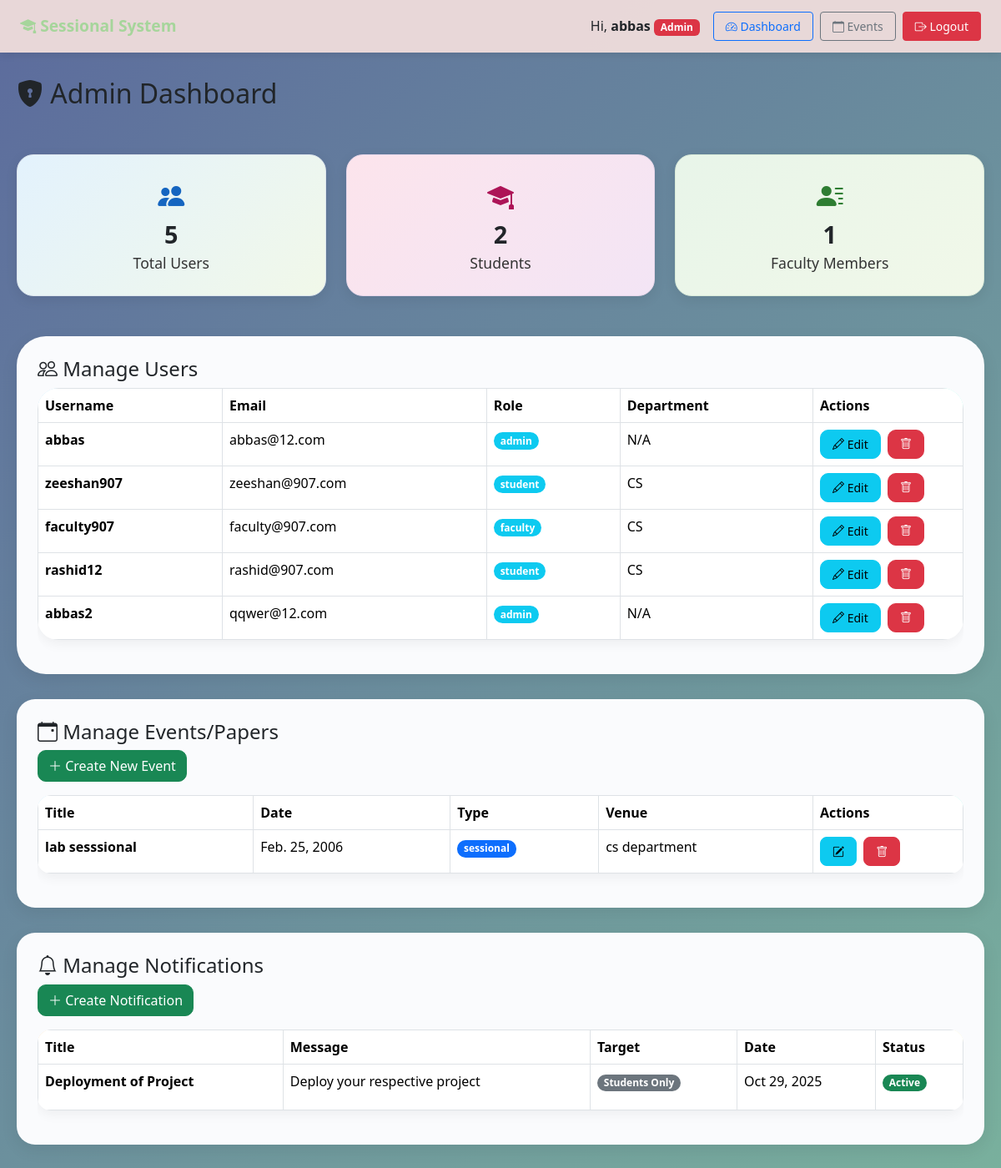
The page /dashboard/ (signed in) on the database its author committed.
### core/models.py (models this page shows, shortened)
class User(AbstractUser):
    ROLE_CHOICES = (
        ('admin', 'Admin'),
        ('faculty', 'Faculty'),
        ('student', 'Student'),
    )
    role = models.CharField(max_length=10, choices=ROLE_CHOICES, default='student')
    phone = models.CharField(max_length=15, blank=True, null=True)
    enrollment_no = models.CharField(max_length=20, blank=True, null=True)
    department = models.CharField(max_length=100, blank=True, null=True)

class Event(models.Model):
    EVENT_TYPE_CHOICES = (
        ('sessional', 'Sessional Exam'),
        ('assignment', 'Assignment'),
        ('project', 'Project'),
        ('quiz', 'Quiz'),
        ('workshop', 'Workshop'),
    )
    title = models.CharField(max_length=200)
    event_type = models.CharField(max_length=20, choices=EVENT_TYPE_CHOICES, default='sessional')
    date = models.DateField()
    time = models.TimeField(blank=True, null=True)
    venue = models.CharField(max_length=200, blank=True)
    description = models.TextField()
    max_marks = models.IntegerField(default=100)
    created_by = models.ForeignKey(User, on_delete=models.CASCADE, related_name='created_events')
    assigned_students = models.ManyToManyField(
        User,
        related_name='assigned_events',
        blank=True,
        limit_choices_to={'role': 'student'}
    )
    created_at = models.DateTimeField(auto_now_add=True)
    updated_at = models.DateTimeField(auto_now=True)
    class Meta:
        ordering = ['-date']

class Notification(models.Model):
    title = models.CharField(max_length=200)
    message = models.TextField()
    created_by = models.ForeignKey(User, on_delete=models.CASCADE, related_name='notifications_created')
    created_at = models.DateTimeField(auto_now_add=True)
    is_active = models.BooleanField(default=True)
    class Meta:
        ordering = ['-created_at']

### core/views.py (the view, shortened to what this page needs)
# urls.py: path('dashboard/', views.dashboard, name='dashboard'),
@login_required
def dashboard(request):
    user = request.user
    notifications = Notification.objects.filter(is_active=True)[:5]
    if user.role == 'student':
        marks = SessionalMark.objects.filter(student=user).select_related('event')
        upcoming_events = Event.objects.filter(date__gte=timezone.now().date())[:5]
        context = {
            'marks': marks,
            'upcoming_events': upcoming_events,
            'notifications': notifications,
            'total_events': marks.count(),
        }
        return render(request, 'student_dashboard.html', context)
    else:  # admin
        users = User.objects.all()
        events = Event.objects.all()
        marks = SessionalMark.objects.all()
        context = {
            'users': users,
            'events': events,
            'total_users': users.count(),
            'total_students': users.filter(role='student').count(),
            'total_faculty': users.filter(role='faculty').count(),
            'total_events': events.count(),
            'total_marks': marks.count(),
            'notifications': notifications,
        }
        return render(request, 'admin_dashboard.html', context)

### core/templates/admin_dashboard.html (shortened to what this page needs)
{% extends 'base.html' %}
{% block content %}
<div class="dashboard-card">
  <h2><i class="bi bi-shield-lock-fill"></i> Admin Dashboard</h2>
  <div class="row g-4 mb-5" style="margin-top: 30px;">
    <div class="col-md-4">
      <div class="stat-card" style="
        background: linear-gradient(135deg, #e3f2fd, #f1f8e9);
        border-radius: 20px;
        padding: 25px;
        text-align: center;
        transition: all 0.3s ease;
        box-shadow: 0 4px 15px rgba(0, 0, 0, 0.08);
        border: 1px solid #dce4ec;
      " onmouseover="this.style.transform='translateY(-6px)'; this.style.boxShadow='0 10px 20px rgba(0, 0, 0, 0.15)';"
         onmouseout="this.style.transform='translateY(0)'; this.style.boxShadow='0 4px 15px rgba(0, 0, 0, 0.08)';">
        <i class="bi bi-people-fill" style="font-size: 2rem; color: #1565c0; margin-bottom: 10px;"></i>
        <div class="number" style="font-size: 1.8rem; font-weight: 600;">{{ total_users }}</div>
        <div style="font-size: 1.1rem; color: #333;">Total Users</div>
      </div>
    </div>
    <div class="col-md-4">
      <div class="stat-card" style="
        background: linear-gradient(135deg, #fce4ec, #f3e5f5);
        border-radius: 20px;
        padding: 25px;
        text-align: center;
        transition: all 0.3s ease;
        box-shadow: 0 4px 15px rgba(0, 0, 0, 0.08);
        border: 1px solid #e6d6e9;
      " onmouseover="this.style.transform='translateY(-6px)'; this.style.boxShadow='0 10px 20px rgba(0, 0, 0, 0.15)';"
         onmouseout="this.style.transform='translateY(0)'; this.style.boxShadow='0 4px 15px rgba(0, 0, 0, 0.08)';">
        <i class="bi bi-mortarboard-fill" style="font-size: 2rem; color: #ad1457; margin-bottom: 10px;"></i>
        <div class="number" style="font-size: 1.8rem; font-weight: 600;">{{ total_students }}</div>
        <div style="font-size: 1.1rem; color: #333;">Students</div>
      </div>
    </div>
    <div class="col-md-4">
      <div class="stat-card" style="
        background: linear-gradient(135deg, #e8f5e9, #f1f8e9);
        border-radius: 20px;
        padding: 25px;
        text-align: center;
        transition: all 0.3s ease;
        box-shadow: 0 4px 15px rgba(0, 0, 0, 0.08);
        border: 1px solid #d8e9d8;
      " onmouseover="this.style.transform='translateY(-6px)'; this.style.boxShadow='0 10px 20px rgba(0, 0, 0, 0.15)';"
         onmouseout="this.style.transform='translateY(0)'; this.style.boxShadow='0 4px 15px rgba(0, 0, 0, 0.08)';">
        <i class="bi bi-person-lines-fill" style="font-size: 2rem; color: #2e7d32; margin-bottom: 10px;"></i>
        <div class="number" style="font-size: 1.8rem; font-weight: 600;">{{ total_faculty }}</div>
        <div style="font-size: 1.1rem; color: #333;">Faculty Members</div>
      </div>
    </div>
  </div>
</div>
<div class="table-container" style="
  background: #fafbfd;
  border-radius: 35px;  /* more round */
  padding: 25px;
  margin-top: 30px;
  box-shadow: 0 6px 20px rgba(0,0,0,0.08);
">
  <h4><i class="bi bi-people"></i> Manage Users</h4>
  <div style="overflow-x: auto; border-radius: 25px;">
    <table class="table table-hover table-bordered" style="
      background: #fff;
      border-radius: 25px;   /* more rounded table edges */
      overflow: hidden;
      box-shadow: 0 4px 15px rgba(0,0,0,0.06);
    ">
      <thead style="
        background: linear-gradient(135deg, #b3e5fc 0%, #a7ffeb 100%);
        color: #004d40;
      ">
        <tr>
          <th>Username</th>
          <th>Email</th>
          <th>Role</th>
          <th>Department</th>
          <th style="width:180px;">Actions</th>
        </tr>
      </thead>
      <tbody>
        {% for user_item in users %}
        <tr style="border-radius: 15px;">
          <td><strong>{{ user_item.username }}</strong></td>
          <td>{{ user_item.email }}</td>
          <td><span class="badge bg-info" style="border-radius: 12px;">{{ user_item.role }}</span></td>
          <td>{{ user_item.department|default:"N/A" }}</td>
          <td>
            <a href="{% url 'edit_user' user_item.pk %}" class="btn btn-info btn-sm me-1" style="border-radius: 10px;">
              <i class="bi bi-pencil"></i> Edit
            </a>
            <a href="{% url 'delete_user' user_item.pk %}" class="btn btn-danger btn-sm"
               style="border-radius: 10px;"
               onclick="return confirm('Delete this user?')">
              <i class="bi bi-trash"></i>
            </a>
          </td>
        </tr>
        {% endfor %}
      </tbody>
    </table>
  </div>
</div>
<div class="table-container" style="
  background: #fafbfd;
  border-radius: 22px;   /* slightly rounder container */
  padding: 25px;
  margin-top: 30px;
  box-shadow: 0 6px 20px rgba(0, 0, 0, 0.08);
">
  <h4><i class="bi bi-calendar-event"></i> Manage Events/Papers</h4>
  <a href="{% url 'event_create' %}" class="btn btn-success mb-3" style="border-radius: 10px;">
    <i class="bi bi-plus-lg"></i> Create New Event
  </a>
  <div style="overflow-x: auto; border-radius: 16px;">
    <table class="table table-hover table-bordered" style="
      background: #fff;
      border-radius: 16px;   /* slightly rounded table edges */
      overflow: hidden;
      box-shadow: 0 4px 15px rgba(0, 0, 0, 0.06);
    ">
      <thead style="
        background: linear-gradient(135deg, #b3e5fc 0%, #a7ffeb 100%);
        color: #004d40;
      ">
        <tr>
          <th>Title</th>
          <th>Date</th>
          <th>Type</th>
          <th>Venue</th>
          <th style="width:180px;">Actions</th>
        </tr>
      </thead>
      <tbody>
        {% for event in events %}
        <tr style="border-radius: 12px;">
          <td><strong>{{ event.title }}</strong></td>
          <td>{{ event.date }}</td>
          <td><span class="badge bg-primary" style="border-radius: 10px;">{{ event.event_type }}</span></td>
          <td>{{ event.venue }}</td>
          <td>
            <a href="{% url 'event_edit' event.pk %}" class="btn btn-info btn-sm me-1" style="border-radius: 8px;">
              <i class="bi bi-pencil-square"></i>
            </a>
            <a href="{% url 'event_delete' event.pk %}" class="btn btn-danger btn-sm"
               style="border-radius: 8px;"
               onclick="return confirm('Delete this event?')">
              <i class="bi bi-trash"></i>
            </a>
          </td>
        </tr>
        {% empty %}
        <tr><td colspan="5" class="text-center text-muted">No events yet</td></tr>
        {% endfor %}
      </tbody>
    </table>
  </div>
</div>
<div class="table-container" style="
  background: #fafbfd;
  border-radius: 22px;   /* slightly rounder container */
  padding: 25px;
  margin-top: 30px;
  box-shadow: 0 6px 20px rgba(0, 0, 0, 0.08);
">
  <h4><i class="bi bi-bell"></i> Manage Notifications</h4>
  <a href="{% url 'notification_create' %}" class="btn btn-success mb-3" style="border-radius: 10px;">
    <i class="bi bi-plus-lg"></i> Create Notification
  </a>
  <div style="overflow-x: auto; border-radius: 16px;">
    <table class="table table-hover table-bordered" style="
      background: #fff;
      border-radius: 16px;   /* slightly rounded table edges */
      overflow: hidden;
      box-shadow: 0 4px 15px rgba(0, 0, 0, 0.06);
    ">
      <thead style="
        background: linear-gradient(135deg, #ffe0b2 0%, #fff9c4 100%);
        color: #4e342e;
      ">
        <tr>
          <th>Title</th>
          <th>Message</th>
          <th>Target</th>
          <th>Date</th>
          <th>Status</th>
        </tr>
      </thead>
      <tbody>
        {% for note in notifications %}
        <tr style="height: 55px;">
          <td><strong>{{ note.title }}</strong></td>
          <td>{{ note.message|truncatewords:12 }}</td>
          <td><span class="badge bg-secondary" style="border-radius: 10px;">{{ note.get_target_role_display }}</span></td>
          <td>{{ note.created_at|date:"M d, Y" }}</td>
          <td>
            {% if note.is_active %}
              <span class="badge bg-success" style="border-radius: 10px;">Active</span>
            {% else %}
              <span class="badge bg-secondary" style="border-radius: 10px;">Inactive</span>
            {% endif %}
          </td>
        </tr>
        {% empty %}
        <tr>
          <td colspan="5" class="text-center text-muted">No notifications yet</td>
        </tr>
        {% endfor %}
      </tbody>
    </table>
  </div>
</div>
{% endblock %}

### core/templates/base.html (shortened to what this page needs)
<!DOCTYPE html>
<html lang="en">
<head>
  <link href="https://cdn.jsdelivr.net/npm/bootstrap@5.3.2/dist/css/bootstrap.min.css" rel="stylesheet">
  <link href="https://cdnjs.cloudflare.com/ajax/libs/bootstrap-icons/1.10.5/font/bootstrap-icons.min.css" rel="stylesheet">
</head>
<body>
  <nav class="navbar navbar-expand-lg navbar-light">
    <div class="container-fluid px-4">
      <a class="navbar-brand" href="{% url 'home' %}">
        <i class="bi bi-mortarboard-fill"></i> Sessional System
      </a>
      {% if user.is_authenticated %}
      <div class="d-flex align-items-center gap-2">
        <span class="me-2">Hi, <strong>{{ user.username }}</strong>
          <span class="badge bg-{% if user.role == 'admin' %}danger{% elif user.role == 'faculty' %}info{% else %}primary{% endif %}">
            {{ user.role|title }}
          </span>
        </span>
        <a href="{% url 'dashboard' %}" class="btn btn-sm btn-outline-primary">
          <i class="bi bi-speedometer2"></i> Dashboard
        </a>
        {% if user.role != 'student' %}
        <a href="{% url 'event_list' %}" class="btn btn-sm btn-outline-secondary">
          <i class="bi bi-calendar"></i> Events
        </a>
        {% endif %}
        <a href="{% url 'logout' %}" class="btn btn-sm btn-danger">
          <i class="bi bi-box-arrow-right"></i> Logout
        </a>
      </div>
      {% endif %}
    </div>
  </nav>
  <div class="main-content">
    {% block content %}{% endblock %}
  </div>
</body>
</html>

### core/templates/base.html (style rules this page uses)
* { margin: 0; padding: 0; box-sizing: border-box; }
body { background: linear-gradient(135deg, #5c6b9dff 0%, #79b09dff 100%); min-height: 100vh; font-family: 'Segoe UI', Tahoma, Geneva, Verdana, sans-serif; }
.navbar { background: rgba(235, 218, 218, 0.98); box-shadow: 0 2px 10px rgba(0,0,0,0.1); padding: 12px 0; }
.navbar-brand { font-weight: 700; color: #a6d59bff !important; font-size: 1.2rem; }
.btn-sm { padding: 6px 14px; font-size: 0.875rem; }
.main-content { max-width: 1400px; margin: 0 auto; padding: 30px 20px; }

### rows shown on the page
User: username "abbas", role "Admin", email "abbas@12.com", role "admin", department "N/A"
User: username "zeeshan907", email "zeeshan@907.com", role "student", department "CS"
User: username "faculty907", email "faculty@907.com", role "faculty", department "CS"
User: username "rashid12", email "rashid@907.com", role "student", department "CS"
User: username "abbas2", email "qqwer@12.com", role "admin", department "N/A"
Event: title "lab sesssional", date "Feb. 25, 2006", event_type "sessional", venue "cs department"
Notification: title "Deployment of Project", message "Deploy your respective project", target_role "Students Only", created_at "Oct 29, 2025", is_active "Active"

### other values the page prints
{{ total_users }} "5"
{{ total_students }} "2"
{{ total_faculty }} "1"
